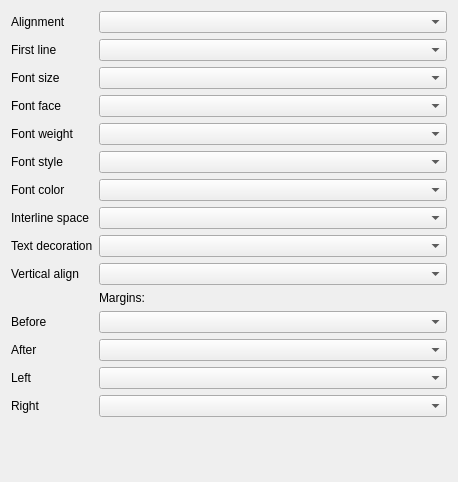
           <widget class="QWidget" name="scrollAreaWidgetContents">
            <property name="geometry">
             <rect>
              <x>0</x>
              <y>0</y>
              <width>458</width>
              <height>482</height>
             </rect>
            </property>
            <layout class="QVBoxLayout" name="verticalLayout_9">
             <item>
              <layout class="QFormLayout" name="formLayout_5">
               <property name="sizeConstraint">
                <enum>QLayout::SetDefaultConstraint</enum>
               </property>
               <property name="fieldGrowthPolicy">
                <enum>QFormLayout::AllNonFixedFieldsGrow</enum>
               </property>
               <property name="formAlignment">
                <set>Qt::AlignLeading|Qt::AlignLeft|Qt::AlignTop</set>
               </property>
               <item row="1" column="0">
                <widget class="QLabel" name="label_20">
                 <property name="text">
                  <string>Alignment</string>
                 </property>
                </widget>
               </item>
               <item row="1" column="1">
                <widget class="QComboBox" name="cbDefAlignment"/>
               </item>
               <item row="2" column="0">
                <widget class="QLabel" name="label_21">
                 <property name="text">
                  <string>First line</string>
                 </property>
                </widget>
               </item>
               <item row="2" column="1">
                <widget class="QComboBox" name="cbDefFirstLine"/>
               </item>
               <item row="3" column="0">
                <widget class="QLabel" name="label_27">
                 <property name="text">
                  <string>Font size</string>
                 </property>
                </widget>
               </item>
               <item row="3" column="1">
                <widget class="QComboBox" name="cbDefFontSize"/>
               </item>
               <item row="4" column="0">
                <widget class="QLabel" name="label_30">
                 <property name="text">
                  <string>Font face</string>
                 </property>
                </widget>
               </item>
               <item row="4" column="1">
                <widget class="QComboBox" name="cbDefFontFace"/>
               </item>
               <item row="5" column="0">
                <widget class="QLabel" name="label_28">
                 <property name="text">
                  <string>Font weight</string>
                 </property>
                </widget>
               </item>
               <item row="5" column="1">
                <widget class="QComboBox" name="cbDefFontWeight"/>
               </item>
               <item row="6" column="0">
                <widget class="QLabel" name="label_29">
                 <property name="text">
                  <string>Font style</string>
                 </property>
                </widget>
               </item>
               <item row="6" column="1">
                <widget class="QComboBox" name="cbDefFontStyle"/>
               </item>
               <item row="7" column="0">
                <widget class="QLabel" name="label_31">
                 <property name="text">
                  <string>Font color</string>
                 </property>
                </widget>
               </item>
               <item row="7" column="1">
                <widget class="QComboBox" name="cbDefFontColor"/>
               </item>
               <item row="11" column="1">
                <widget class="QLabel" name="label_26">
                 <property name="text">
                  <string>Margins:</string>
                 </property>
                </widget>
               </item>
               <item row="12" column="0">
                <widget class="QLabel" name="label_22">
                 <property name="text">
                  <string>Before</string>
                 </property>
                </widget>
               </item>
               <item row="12" column="1">
                <widget class="QComboBox" name="cbDefMarginBefore"/>
               </item>
               <item row="13" column="0">
                <widget class="QLabel" name="label_23">
                 <property name="text">
                  <string>After</string>
                 </property>
                </widget>
               </item>
               <item row="13" column="1">
                <widget class="QComboBox" name="cbDefMarginAfter"/>
               </item>
               <item row="14" column="0">
                <widget class="QLabel" name="label_24">
                 <property name="text">
                  <string>Left</string>
                 </property>
                </widget>
               </item>
               <item row="14" column="1">
                <widget class="QComboBox" name="cbDefMarginLeft"/>
               </item>
               <item row="15" column="0">
                <widget class="QLabel" name="label_25">
                 <property name="text">
                  <string>Right</string>
                 </property>
                </widget>
               </item>
               <item row="15" column="1">
                <widget class="QComboBox" name="cbDefMarginRight"/>
               </item>
               <item row="8" column="1">
                <widget class="QComboBox" name="cbDefLineHeight"/>
               </item>
               <item row="8" column="0">
                <widget class="QLabel" name="label_33">
                 <property name="text">
                  <string>Interline space</string>
                 </property>
                </widget>
               </item>
               <item row="9" column="1">
                <widget class="QComboBox" name="cbDefTextDecoration"/>
               </item>
               <item row="9" column="0">
                <widget class="QLabel" name="label_32">
                 <property name="text">
                  <string>Text decoration</string>
                 </property>
                </widget>
               </item>
               <item row="10" column="1">
                <widget class="QComboBox" name="cbDefVerticalAlign"/>
               </item>
               <item row="10" column="0">
                <widget class="QLabel" name="label_34">
                 <property name="text">
                  <string>Vertical align</string>
                 </property>
                </widget>
               </item>
              </layout>
             </item>
            </layout>
           </widget>
